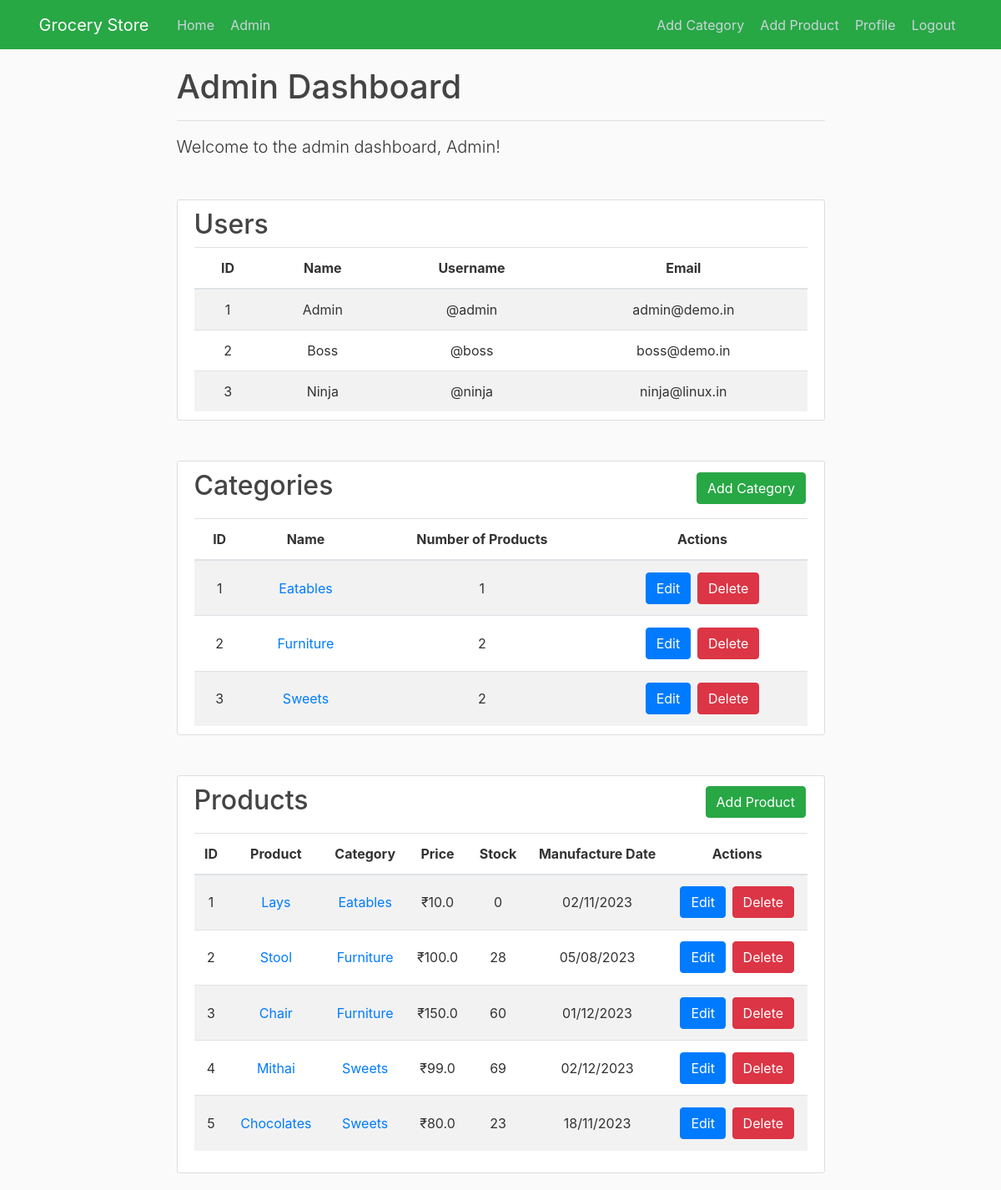
The page /admin (signed in) on the database its author committed.
### grocerystore/models.py (models this page shows)
class User(db.Model, UserMixin):
    id = db.Column(db.Integer, primary_key=True)
    name = db.Column(db.String(32), nullable=False)
    username = db.Column(db.String(16), unique=True, nullable=False)
    email = db.Column(db.String(64), unique=True, nullable=False)
    is_admin = db.Column(db.Boolean, nullable=False, default=False)
    password = db.Column(db.String(256), nullable=False)

class Category(db.Model):
    id = db.Column(db.Integer, primary_key=True)
    name = db.Column(db.String(64), nullable=False)
    products = db.relationship('Product', backref='category', lazy=True)

class Product(db.Model):
    id = db.Column(db.Integer, primary_key=True)
    name = db.Column(db.String(64), nullable=False)
    price = db.Column(db.Float, nullable=False)
    category_id = db.Column(db.Integer, db.ForeignKey('category.id'), nullable=False)
    quantity = db.Column(db.Integer, nullable=False)
    manufacture_date = db.Column(db.Date, nullable=False)
    cart = db.relationship('Cart', backref='product', lazy=True)
    order = db.relationship('Order', backref='product', lazy=True)

### grocerystore/routes.py (the view)
@app.route('/admin')
@login_required
@admin_required
def admin():
    users = User.query.all()
    products = Product.query.all()
    categories = Category.query.all()
    return render_template('admin.html', users=users, products=products, categories=categories, title='Admin Dashboard')

### grocerystore/models.py (called while the page is built)
@login_manager.user_loader
def load_user(user_id):
    return User.query.get(int(user_id))

### grocerystore/routes.py (called while the page is built)
def admin_required(f):
    @wraps(f)
    def decorated_function(*args, **kwargs):
        if not current_user.is_admin:
            flash('You are not authorized to view this page.', 'danger')
            return redirect(url_for('home'))
        return f(*args, **kwargs)
    return decorated_function

### grocerystore/templates/admin.html (shortened to what this page needs)
{% extends "layout.html" %}
{% block content %}
  <div class="mb-5">
    <h1>Admin Dashboard</h1>
    <hr>
    <p class="lead">Welcome to the admin dashboard, {{ current_user.name }}!</p>
  </div>
  <div class="content-section mb-5">
    <div class="media">
      <div class="media-body">
        <h2>Users</h2>
      </div>
    </div>
      <table class="table table-striped" style="margin-bottom: 0%;">
          <thead>
              <tr>
                  <th>ID</th>
                  <th>Name</th>
                  <th>Username</th>
                  <th>Email</th>
              </tr>
          </thead>
          <tbody>
              {% for user in users %}
                  <tr>
                      <td>{{ user.id }}</td>
                      <td>{{ user.name }}</td>
                      <td>@{{ user.username }}</td>
                      <td>{{ user.email }}</td>
                  </tr>
              {% else %}
                  <tr>
                      <td colspan="4">No users found.</td>
                  </tr>
              {% endfor %}
          </tbody>
      </table>
  </div>
  <div class="content-section mb-5">
    <div class="media">
      <div class="media-body">
        <h2>
          Categories
          <p style="float: right;">
            <a href="{{ url_for('new_category') }}" class="btn btn-success">Add Category</a>
          </p>
        </h2>
      </div>
    </div>
    <table class="table table-striped" style="margin-bottom: 0%;">
      <thead>
        <tr>
          <th>ID</th>
          <th>Name</th>
          <th>Number of Products</th>
          <th>Actions</th>
        </tr>
      </thead>
      <tbody>
        {% for category in categories %}
          <tr>
            <td>{{ category.id }}</td>
            <td>
              <a href="{{ url_for('view_category', category_id=category.id) }}">{{ category.name }}</a>
              </td>
            <td>{{ category.products | length }}</td>
            <td>
              <a class="btn btn-primary" href="{{ url_for('update_category', category_id=category.id) }}">Edit</a>
              <a class="btn btn-danger" href="{{ url_for('delete_category', category_id=category.id) }}">Delete</a>
              </td>
          </tr>
        {% else %}
          <tr>
            <td colspan="7">No categories found.</td>
          </tr>
        {% endfor %}
      </tbody>
    </table>
  </div>
    <div class="content-section">
      <div class="media">
        <div class="media-body">
          <h2>
            Products
            <p style="float: right;">
              <a href="{{ url_for('new_product') }}" class="btn btn-success">Add Product</a>
            </p>
          </h2>
        </div>
      </div>
      <table class="table table-striped">
          <thead>
              <tr>
                  <th>ID</th>
                  <th>Product</th>
                  <th>Category</th>
                  <th>Price</th>
                  <th>Stock</th>
                  <th>Manufacture Date</th>
                  <th>Actions</th>
              </tr>
          </thead>
          <tbody>
              {% for product in products %}
                  <tr>
                      <td>{{ product.id }}</td>
                    <td>
                        <a href="{{ url_for('view_product', product_id=product.id) }}">{{ product.name }}</a>
                    </td>
                    <td>
                        <a href="{{ url_for('view_category', category_id=product.category.id) }}">{{ product.category.name }}</a>
                    </td>
                    <td>&#8377;{{ product.price }}</td>
                    <td>{{ product.quantity }}</td>
                    <td>{{ product.manufacture_date.strftime('%d/%m/%Y') }}</td>
                    <td>
                      <a class="btn btn-primary" href="{{ url_for('update_product', product_id=product.id) }}">Edit</a>
                      <a class="btn btn-danger" href="{{ url_for('delete_product', product_id=product.id) }}">Delete</a>
                    </td>
                  </tr>
              {% else %}
                  <tr>
                      <td colspan="7">No products found.</td>
                  </tr>
              {% endfor %}
          </tbody>
      </table>
    </div>
{% endblock content %}

### grocerystore/static/main.css (style rules this page uses)
body { background: #fafafa; color: #333333; margin-top: 5rem; }
h1, h2, h3, h4, h5, h6 { color: #444444; }
.content-section { background: #ffffff; padding: 10px 20px; border: 1px solid #dddddd; border-radius: 3px; margin-bottom: 20px; }

### grocerystore/templates/admin.html (style rules this page uses)
th, td { vertical-align: middle !important; text-align: center !important; }
a { margin: 0.1rem !important; }
.media-body { margin-bottom: 0;; }

### rows shown on the page
User: name "Admin", id "1", username "admin", email "admin@demo.in"
User: id "2", name "Boss", username "boss", email "boss@demo.in"
User: id "3", name "Ninja", username "ninja", email "ninja@linux.in"
Category: id "1", name "Eatables", products|length "1"
Category: id "2", name "Furniture", products|length "2"
Category: id "3", name "Sweets", products|length "2"
Product: id "1", name "Lays", category.name "Eatables", price "10.0", quantity "0", manufacture_date "02/11/2023"
Product: id "2", name "Stool", category.name "Furniture", price "100.0", quantity "28", manufacture_date "05/08/2023"
Product: id "3", name "Chair", category.name "Furniture", price "150.0", quantity "60", manufacture_date "01/12/2023"
Product: id "4", name "Mithai", category.name "Sweets", price "99.0", quantity "69", manufacture_date "02/12/2023"
Product: id "5", name "Chocolates", category.name "Sweets", price "80.0", quantity "23", manufacture_date "18/11/2023"
